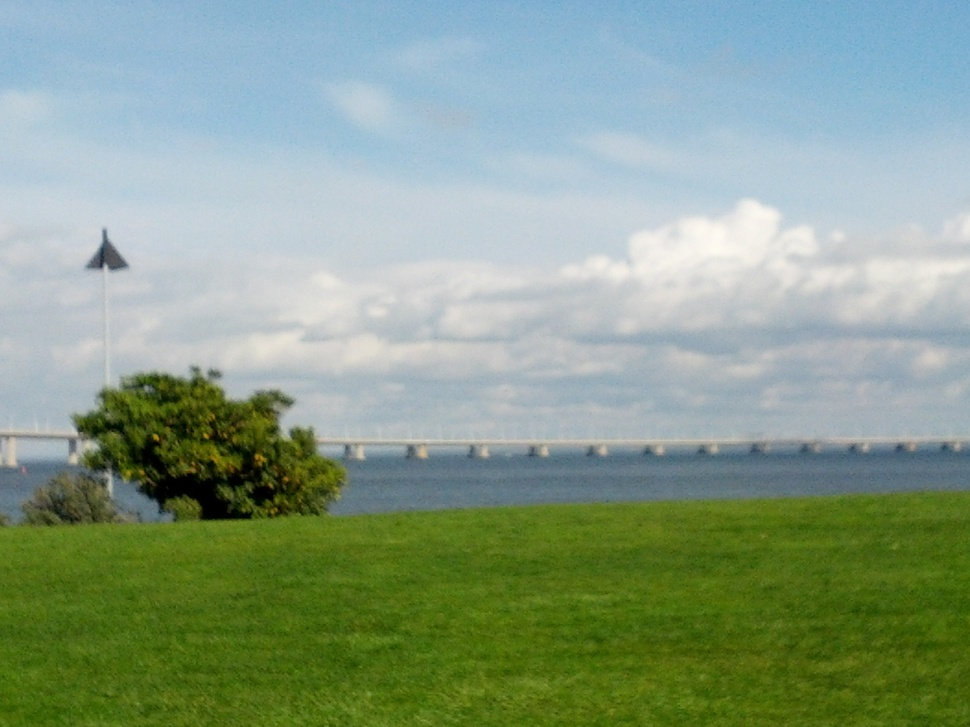
#> input picture scene00.jpg, 970 x 727 px, shrunk from 2592 x 1944 before the run, found by its file name
$ jupyter execute --allow-errors IMAGE.ipynb   (shell and % lines are left out)   (older library calls are emulated)
#> lines starting #> are read from the running program, lines starting #| are printed output that depends on the picture
[cell 1]
import mahotas as mh
raw_dir = 'C:\\Users\\123\\Documents\\Python\\BuildingMachineLearningSystemsWithPython\\ch10\\'
image = mh.imread(raw_dir+'scene00.jpg')
#> image is the input picture: shape (727, 970, 3); mean R, G, B 136.3, 157.5, 136

[cell 2]
from matplotlib import pyplot as plt
import numpy as np
#plot graf in the same window :

plt.imshow(image)
plt.show()

#> (a cell that did not finish here is left out)

#> (a cell that did not finish here is left out)

[cell 5]
r,g,b = image.transpose(2,0,1)
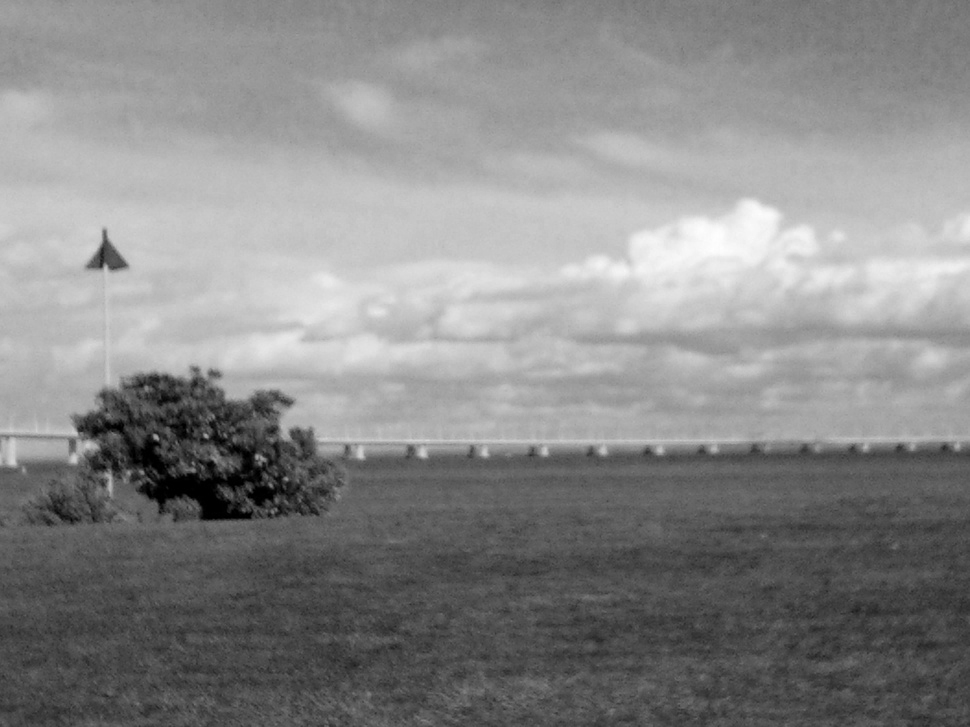
#> r: shape (727, 970); min 0, max 254, mean 136.3
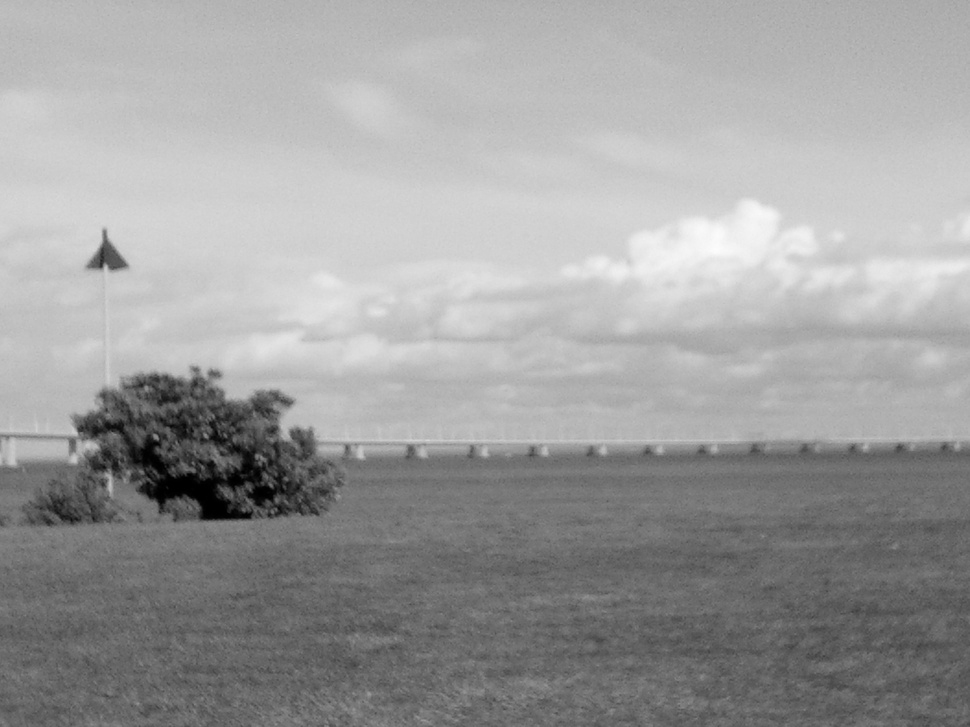
#> g: shape (727, 970); min 0, max 252, mean 157.5
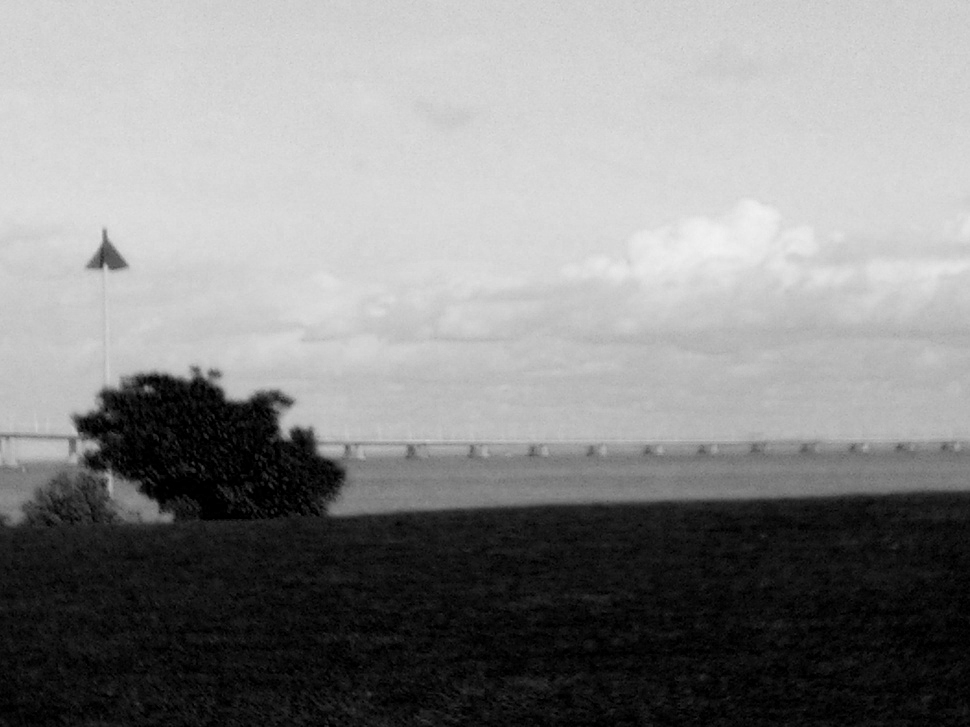
#> b: shape (727, 970); min 0, max 242, mean 136
r6 = mh.gaussian_filter(r,6.)
g6 = mh.gaussian_filter(g,6.)
b6 = mh.gaussian_filter(b,6.)
#> (the rest of this cell did not finish here and is left out)

#> (a cell that did not finish here is left out)

#> (a cell that did not finish here is left out)

#> (a cell that did not finish here is left out)

#> (a cell that did not finish here is left out)

[cell 10]
h, w = r.shape
#> h = 727; w = 970
y, x = np.mgrid[:h,:w]

y = y - h/2.
y = y / y.max()

x = x - w/2.
x = x / x.max()

c = np.exp(-2.*(x**2+y**2))
c = c - c.min()
c = c / c.ptp()
c = c[:,:,None]

#> (the rest of this cell did not finish here and is left out)
